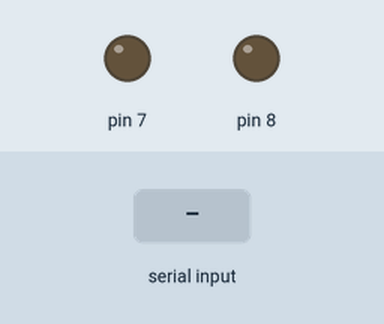
A sketch run on a simulated Arduino Uno, built with avr-gcc and run on an emulated ATmega328P. Parts: output pins drawn as LEDs (lit = HIGH). The inputs (shaded band) are chosen by the test bench.

Above: at 1.2 s.
1.3 s: "a" received over the second serial link
At 1.8 s:
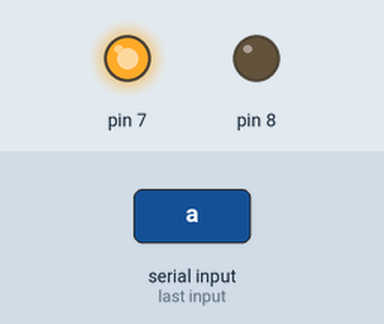
2.8 s: "b" received over the second serial link
At 4.2 s:
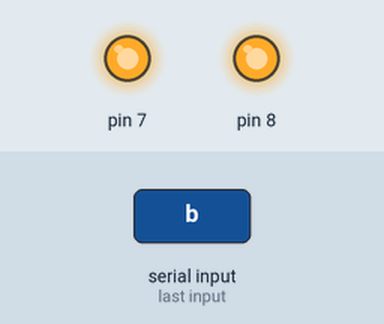
Timing chart, 0 to 5.8 s (numbered marks = the images above; inputs shaded):
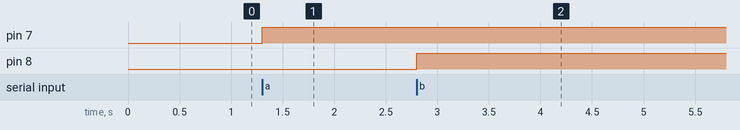

Measured:
- after the input at 1.3 s, pin 7: LOW → HIGH at once
- after the input at 2.8 s, pin 8: LOW → HIGH at once

The sketch:

bluetooth_led.ino
```cpp
#include <SoftwareSerial.h>   // 시리얼통신 라이브러리 호출

SoftwareSerial bluetooth(2, 3);  // 아두이노의 3번 TX, 2번 RX

void setup() {
  // put your setup code here, to run once:
  Serial.begin(9600);
  bluetooth.begin(9600);

  pinMode(7, OUTPUT);
  pinMode(8, OUTPUT);
}

void loop() {
  // put your main code here, to run repeatedly:
  char val = bluetooth.read();
  if(bluetooth.available()) {
    Serial.write(bluetooth.read());
  }
  if(val == 'a') {
    digitalWrite(7, HIGH);
  }
  if(val == 'b') {
    digitalWrite(8, HIGH);
  } else if(val == 'c') {
    digitalWrite(7, LOW);
    digitalWrite(8, LOW);
  }
}
```
